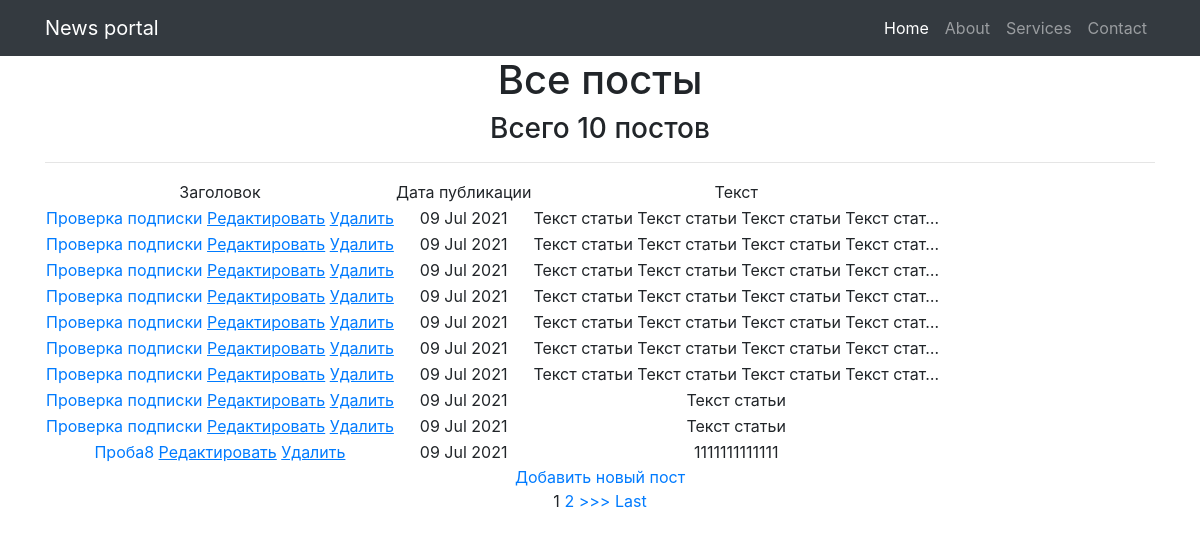
Before: / with the older database file.
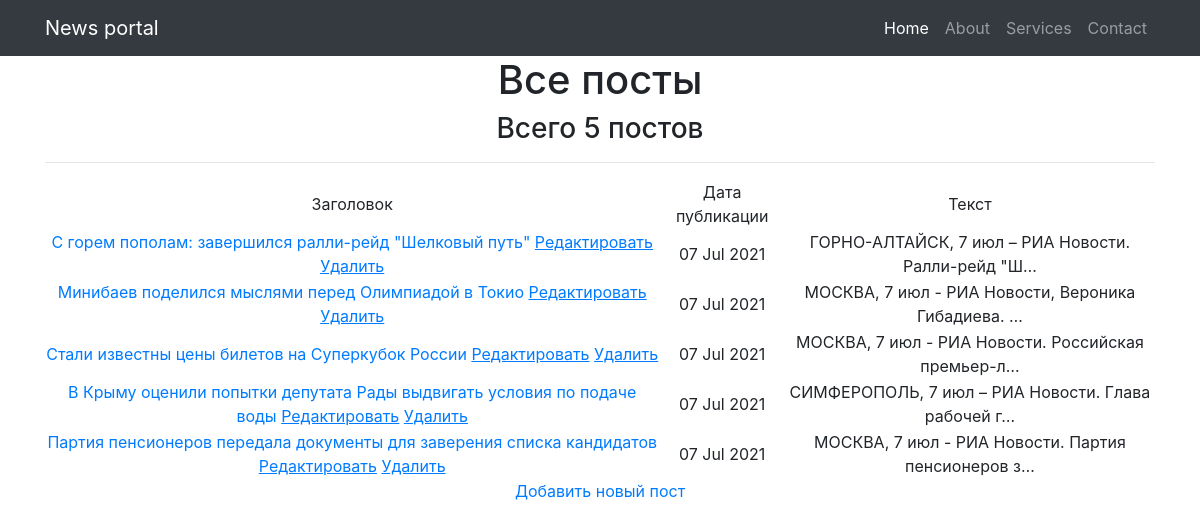
After: the same page with the newer database file.
### news/models.py (models this page shows, shortened)
class Post(models.Model):
    author = models.ForeignKey(Author, on_delete=models.CASCADE)
    NEWS = 'NW'
    ARTICLE = 'AR'
    RUBRIC = (
        (NEWS, 'Новость'), (ARTICLE, 'Статья')
    )
    categoryType = models.CharField(max_length=2, choices=RUBRIC, default=ARTICLE)
    time_post = models.DateTimeField(auto_now_add=True)
    postCategory = models.ManyToManyField(Category, through='PostCategory')
    title = models.CharField(max_length=128)
    text = models.TextField()
    rating = models.SmallIntegerField(default=0)
    class Meta:
        verbose_name = 'Публикация'
        verbose_name_plural = 'Публикации'

### news/views.py (the view)
# urls.py: path('', PostsList.as_view()),
class PostsList(ListView):
    model = Post
    template_name = 'posts.html'
    context_object_name = 'posts'
    queryset = Post.objects.order_by('-id')
    paginate_by = 10
    form_class = PostForm
    def get_filter(self):
        return PostsFilter(self.request.GET, queryset=super().get_queryset())
    def get_queryset(self):
        return self.get_filter().qs
    def get_context_data(self, **kwargs):
        context = super().get_context_data(**kwargs)
        context['time_now'] = datetime.utcnow()
        context['categories'] = Category.objects.all()
        return context

### news/templatetags/custom_filters.py (called while the page is built)
@register.filter(name='censor')  # регистрируем наш фильтр под именем Censor
def censor(text):
    for word in censored_words:
        if word in text:
            text = text.replace(word, '-censored-')
        else:
            continue
    return text

### news/templates/news/posts.html (shortened to what this page needs)
{% extends 'flatpages/default.html' %}
{% load custom_filters %}
{% block content %}
<h1>Все посты</h1>
<h3> Всего {{ posts|length }} постов </h3>
<hr>
{% if posts %}
    <table>
        <tr>
            <td>
                Заголовок
            </td>
            <td>
                Дата публикации
            </td>
            <td>
                Текст
            </td>
        </tr>
    {% for post in posts %}
        <tr>
            <td>
            <a href="{% url 'post_detail' post.id %}">{{ post.title }}</a>
            <a href="{% url 'post_update' post.id %}"><u>Редактировать</u></a>
            <a href="{% url 'post_delete' post.id %}"><u> Удалить </u></a>
        </td>
            <td>
                {{ post.time_post|date:'d M Y' }}
            </td>
            <td>
                {{ post.text|censor|truncatechars:50 }}
            </td>
        </tr>
    {% endfor %}
    </table>
<a href="{% url 'posts_create' %}">Добавить новый пост</a> <br>
{% if is_paginated %}
    {% for num in page_obj.paginator.page_range %}
        {% if page_obj.number == num %}
            <a>{{ num }}</a>
        {% elif num > page_obj.number|add:'-3' and num < page_obj.number|add:'3' %}
            <a href="?page={{ num }}">{{ num }}</a>
        {% endif %}
    {% endfor %}
    {% if page_obj.has_next %}
        <a href="?page={{ page_obj.next_page_number }}">>>></a>
        <a href="?page={{ page_obj.paginator.num_pages }}">Last</a>
    {%endif%}
{% endif %}
{% endif %}
{% endblock content %}

Changed rows visible on the page:
removed Post: title "Проверка подписки", time_post "09 Jul 2021", text|censor "Текст статьи Текст статьи Текст статьи Текст стат…"
removed Post: title "Проверка подписки", time_post "09 Jul 2021", text|censor "Текст статьи Текст статьи Текст статьи Текст стат…"
removed Post: title "Проверка подписки", time_post "09 Jul 2021", text|censor "Текст статьи Текст статьи Текст статьи Текст стат…"
removed Post: title "Проверка подписки", time_post "09 Jul 2021", text|censor "Текст статьи Текст статьи Текст статьи Текст стат…"
removed Post: title "Проверка подписки", time_post "09 Jul 2021", text|censor "Текст статьи Текст статьи Текст статьи Текст стат…"
removed Post: title "Проверка подписки", time_post "09 Jul 2021", text|censor "Текст статьи Текст статьи Текст статьи Текст стат…"
removed Post: title "Проверка подписки", time_post "09 Jul 2021", text|censor "Текст статьи Текст статьи Текст статьи Текст стат…"
removed Post: title "Проверка подписки", time_post "09 Jul 2021", text|censor "Текст статьи"
removed Post: title "Проверка подписки", time_post "09 Jul 2021", text|censor "Текст статьи"
removed Post: title "Проба8", time_post "09 Jul 2021", text|censor "1111111111111"
now on this page (row unchanged): Post: title "С горем пополам: завершился ралли-рейд \"Шелковый путь\"", time_post "07 Jul 2021", text|censor "ГОРНО-АЛТАЙСК, 7 июл – РИА Новости. Ралли-рейд \"Ш…"
now on this page (row unchanged): Post: title "Минибаев поделился мыслями перед Олимпиадой в Токио", time_post "07 Jul 2021", text|censor "МОСКВА, 7 июл - РИА Новости, Вероника Гибадиева. …"
now on this page (row unchanged): Post: title "Стали известны цены билетов на Суперкубок России", time_post "07 Jul 2021", text|censor "МОСКВА, 7 июл - РИА Новости. Российская премьер-л…"
now on this page (row unchanged): Post: title "В Крыму оценили попытки депутата Рады выдвигать условия по подаче воды", time_post "07 Jul 2021", text|censor "СИМФЕРОПОЛЬ, 7 июл – РИА Новости. Глава рабочей г…"
now on this page (row unchanged): Post: title "Партия пенсионеров передала документы для заверения списка кандидатов", time_post "07 Jul 2021", text|censor "МОСКВА, 7 июл - РИА Новости. Партия пенсионеров з…"
Other visible differences:
{{ posts|length }}: "10" → "5"
list line gone: "1"
list line gone: "2"
text no longer shown: ">>> Last"
